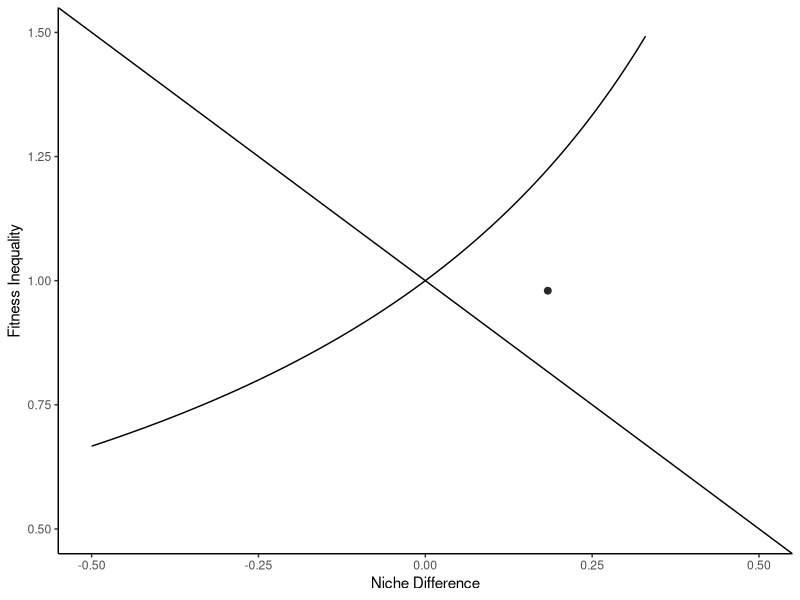
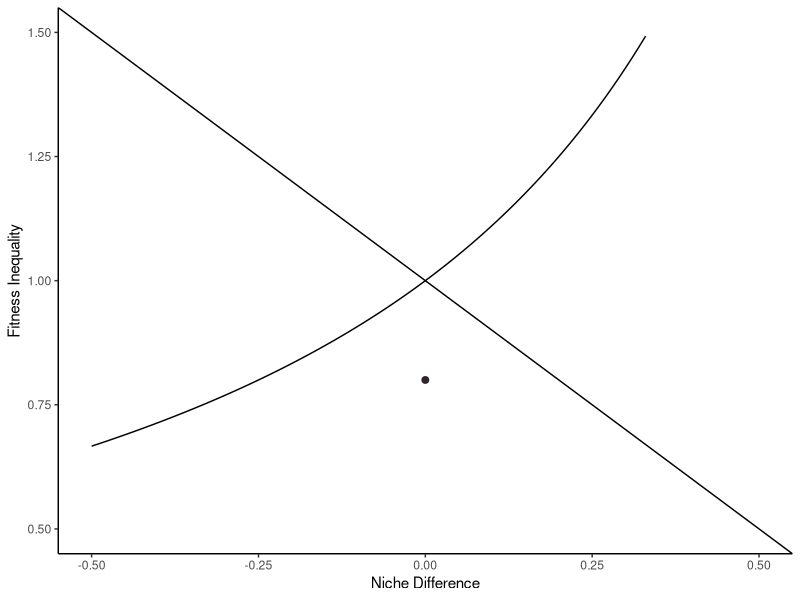
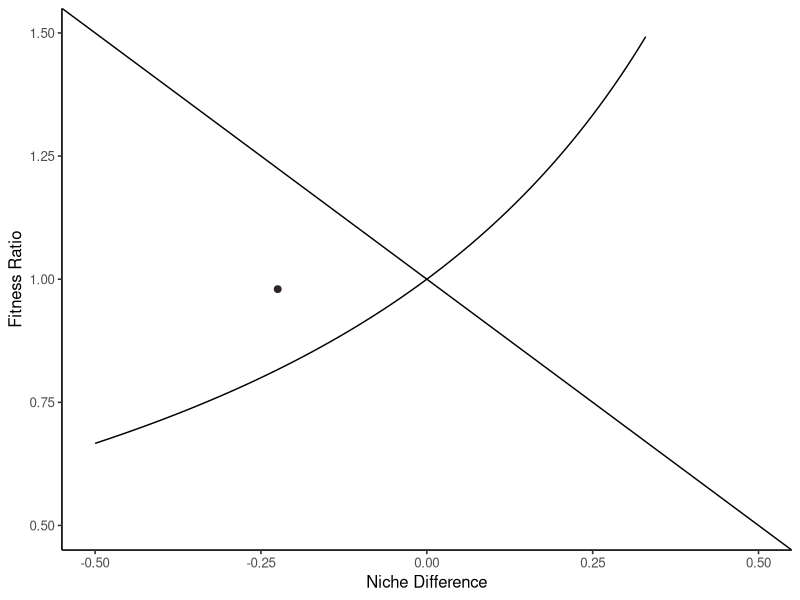

These charts were generated, in order, by the following R code: (Note: this script raises an error after producing the figures.)
##### PROOF-OF-CONCEPT #####

library(ggplot2)

niche_diff <- function(Aaa, Aba, Abb, Aab) {
  1 - sqrt((Aba*Aab)/(Aaa*Abb))
}

fitness_ineq <- function(Aaa, Aba, Abb, Aab) {
  sqrt((Aaa*Aab)/(Abb*Aba))
}

### Context-independent microbial scenarios -----

##### Baseline Scenario -----

sce1 <- function(Caa, Cba, Cbb, Cab) {
  Aaa <- Caa
  Aba <- Cba
  Abb <- Cbb
  Aab <- Cab
  
  dat1 <- cbind.data.frame(Aaa, Aba, Abb, Aab)
  dat1$niche <- niche_diff(dat1$Aaa, dat1$Aba, dat1$Abb, dat1$Aab)
  dat1$fit <- fitness_ineq(dat1$Aaa, dat1$Aba, dat1$Abb, dat1$Aab)
  
  f <- function(x) 1 / (-x + 1)
  ggplot(data = dat1, aes(x = niche, y = fit)) + 
    geom_point(size = 2, color = "#2F242C") + geom_abline(slope = -1, intercept = 1) + 
    theme_classic() + stat_function(fun=f) + xlim(-.5, .5) + ylim(.5, 1.5) + 
    xlab("Niche Difference") + ylab("Fitness Inequality")
}

# Trying some options
#sce1(-5, -6, -5.5, -5.25)
#sce1(-4, -6, -5.5, -5.25)
#sce1(-4, -6, -5, -4.5)
#sce1(-4, -5, -7.5, -6)
sce1(-6, -5, -7.5, -6) # Starting firmly in coexistence

# this will serve as the baseline parameterization

##### Live Scenario 1 -----

sce2 <- function(Sa1, Sb1, P1a, P1b, 
                 Caa = -6, Cba = -5, Cbb = -7.5, Cab = -6) {
  Aaa <- Caa + Sa1*P1a
  Aba <- Cba + Sb1*P1a
  Abb <- Cbb + Sb1*P1b
  Aab <- Cab + Sa1*P1b
  
  dat1 <- cbind.data.frame(Aaa, Aba, Abb, Aab)
  dat1$niche <- niche_diff(dat1$Aaa, dat1$Aba, dat1$Abb, dat1$Aab)
  dat1$fit <- fitness_ineq(dat1$Aaa, dat1$Aba, dat1$Abb, dat1$Aab)
  
  f <- function(x) 1 / (-x + 1)
  ggplot(data = dat1, aes(x = niche, y = fit)) + 
    geom_point(size = 2, color = "#2F242C") + geom_abline(slope = -1, intercept = 1) + 
    theme_classic() + stat_function(fun=f) + xlim(-.5, .5) + ylim(.5, 1.5) + 
    xlab("Niche Difference") + ylab("Fitness Inequality")
}

# Trying some options
#sce2(-1.1, 0, 1, 0)
#sce2(-2, 0, 1, 0) 
sce2(2, 0, 1, 0) # Getting to exclusion

##### Live Scenario 2 -----

sce3 <- function(Sa2, Sb2, P2a, P2b, 
                 Sa1 = 2, Sb1 = 0, P1a = 1, P1b = 0, 
                 Caa = -6, Cba = -5, Cbb = -7.5, Cab = -6) {
  Aaa <- Caa + Sa1*P1a + Sa2*P2a
  Aba <- Cba + Sb1*P1a + Sb2*P2a
  Abb <- Cbb + Sb1*P1b + Sb2*P2b
  Aab <- Cab + Sa1*P1b + Sa2*P2b
  
  dat1 <- cbind.data.frame(Aaa, Aba, Abb, Aab)
  dat1$niche <- niche_diff(dat1$Aaa, dat1$Aba, dat1$Abb, dat1$Aab)
  dat1$fit <- fitness_ineq(dat1$Aaa, dat1$Aba, dat1$Abb, dat1$Aab)
  
  f <- function(x) 1 / (-x + 1)
  ggplot(data = dat1, aes(x = niche, y = fit)) + 
    geom_point(size = 2, color = "#2F242C") + geom_abline(slope = -1, intercept = 1) + 
    theme_classic(base_size = 12) + stat_function(fun=f) + xlim(-.5, .5) + ylim(.5, 1.5) + 
    xlab("Niche Difference") + ylab("Fitness Ratio")
}

sce3(0, 2.5, 0, 1) # Destabilized into priority effects

##### All together -----

Caa <- c(-6, -6, -6)
Cba <- c(-5, -5, -5)
Cbb <- c(-7.5, -7.5, -7.5)
Aab <- c(-6, -6, -6)

Sa1 <- c(0, 2, 2)
Sa2 <- c(0, 0, 0)
Sb1 <- c(0, 0, 0)
Sb2 <- c(0, 0, 2.5)

P1a <- c(0, 1, 1)
P2a <- c(0, 0, 0)
P1b <- c(0, 0, 0)
P2b <- c(0, 0, 1)

Aaa <- Caa + Sa1*P1a + Sa2*P2a
Aba <- Cba + Sb1*P1a + Sb2*P2a
Abb <- Cbb + Sb1*P1b + Sb2*P2b
Aab <- Cab + Sa1*P1b + Sa2*P2b

dat1 <- cbind.data.frame(Aaa, Aba, Abb, Aab)
dat1$niche <- niche_diff(dat1$Aaa, dat1$Aba, dat1$Abb, dat1$Aab)
dat1$fit <- fitness_ineq(dat1$Aaa, dat1$Aba, dat1$Abb, dat1$Aab)

f <- function(x) 1 / (-x + 1)
ggplot(data = dat1, aes(x = niche, y = fit)) + 
  geom_point(size = 2, color = "#2F242C") + geom_abline(slope = -1, intercept = 1) + 
  theme_classic(base_size = 12) + stat_function(fun=f) + xlim(-.375, .375) + ylim(.75, 1.25) + 
  xlab("Niche Difference") + ylab("Fitness Ratio")

### Microbe-independent context-depency -----

eve <- function(mCaa, mCba, mCbb, mCab, 
                Caa = -6, Cba = -5, Cbb = -7.5, Cab = -6){
  v <- seq(0, 1, .01)
  
  # Adding linear scaling of C's with slopes mC's
  Aaa <- v*mCaa + rep(Caa, length(v))
  Aba <- v*mCba + rep(Cba, length(v))
  Abb <- v*mCbb + rep(Cbb, length(v))
  Aab <- v*mCab + rep(Cab, length(v))
  
  dat <- cbind.data.frame(Aaa, Aba, Abb, Aab, v)
  
  dat$niche <- niche_diff(dat$Aaa, dat$Aba, dat$Abb, dat$Aab)
  dat$fit <- fitness_ineq(dat$Aaa, dat$Aba, dat$Abb, dat$Aab)
  
  dat$niche[dat$Aaa > 0 | dat$Abb > 0 | dat$Aab > 0 | dat$Aba > 0] <- NaN
  dat$fit[dat$Aaa > 0 | dat$Abb > 0 | dat$Aab > 0 | dat$Aba > 0] <- NaN
  
  f <- function(x) 1 / (-x + 1)
  ggplot(data = dat, aes(x = niche, y = fit, label = v+2.5, color = v)) + 
    geom_point() + geom_abline(slope = -1, intercept = 1) + 
    theme_classic(base_size = 12) + stat_function(fun=f) + xlim(-.375, .375) + ylim(.75, 1.25) + 
    xlab("Niche Difference") + ylab("Fitness Ratio") + 
    scale_color_gradient(low = "#F5D544", high = "#844A9D") + 
    theme(legend.position = "none")
  
}

eve(2.5, 1, 1, 1.5) # Competitive effects on sp A are alleviated by 
# moisture much more than competitive effects on sp B

### Context-dependent microbes -----

mic_eve <- function(mSa1, mSa2, mSb1, mSb2,
                    Caa = -6, Cba = -5, Cbb = -7.5, Cab = -6, 
                    Sa1 = 2, Sb1 = 0, P1a = 1, P1b = 0,
                    Sa2 = 0, Sb2 = 2.5, P2a = 0, P2b = 1){
  v <- seq(0, 1, .01)
  
  Aaa <- rep(Caa, length(v)) + (rep(Sa1, length(v)) + v*mSa1)*(rep(P1a, length(v))) + (rep(Sa2, length(v)) + v*mSa2)*(rep(P2a, length(v)))
  Aba <- rep(Cba, length(v)) + (rep(Sb1, length(v)) + v*mSb1)*(rep(P1a, length(v))) + (rep(Sb2, length(v)) + v*mSb2)*(rep(P2a, length(v)))
  Abb <- rep(Cbb, length(v)) + (rep(Sb1, length(v)) + v*mSb1)*(rep(P1b, length(v))) + (rep(Sb2, length(v)) + v*mSb2)*(rep(P2b, length(v)))
  Aab <- rep(Cab, length(v)) + (rep(Sa1, length(v)) + v*mSa1)*(rep(P1b, length(v))) + (rep(Sa2, length(v)) + v*mSa2)*(rep(P2b, length(v)))
  
  dat <- cbind.data.frame(Aaa, Aba, Abb, Aab, v)
  
  dat$niche <- niche_diff(dat$Aaa, dat$Aba, dat$Abb, dat$Aab)
  dat$fit <- fitness_ineq(dat$Aaa, dat$Aba, dat$Abb, dat$Aab)
  
  dat$niche[dat$Aaa > 0 | dat$Abb > 0 | dat$Aab > 0 | dat$Aba > 0] <- NaN
  dat$fit[dat$Aaa > 0 | dat$Abb > 0 | dat$Aab > 0 | dat$Aba > 0] <- NaN
  
  f <- function(x) 1 / (-x + 1)
  ggplot(data = dat, aes(x = niche, y = fit, label = v+2.5, color = v)) + 
    geom_point() + geom_abline(slope = -1, intercept = 1) + 
    theme_classic() + stat_function(fun=f) + xlim(-.375, .375) + ylim(.75, 1.25) + 
    xlab("Niche Difference") + ylab("Fitness Ratio") + 
    scale_color_gradient(low = "#F5D544", high = "#844A9D") + 
    theme(legend.position = "none")
  
}

mic_eve(-1.5, 0, 0, -3)

